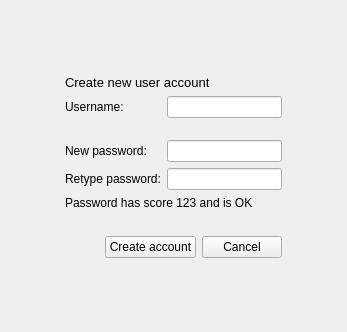
<?xml version="1.0" encoding="UTF-8"?>
<ui version="4.0">
 <class>UserAccountCreationWidget</class>
 <widget class="QWidget" name="UserAccountCreationWidget">
  <property name="geometry">
   <rect>
    <x>0</x>
    <y>0</y>
    <width>347</width>
    <height>332</height>
   </rect>
  </property>
  <property name="windowTitle">
   <string>Form</string>
  </property>
  <layout class="QGridLayout" name="gridLayout">
   <item row="0" column="1">
    <spacer name="verticalSpacer_2">
     <property name="orientation">
      <enum>Qt::Vertical</enum>
     </property>
     <property name="sizeHint" stdset="0">
      <size>
       <width>20</width>
       <height>40</height>
      </size>
     </property>
    </spacer>
   </item>
   <item row="1" column="0">
    <spacer name="horizontalSpacer_4">
     <property name="orientation">
      <enum>Qt::Horizontal</enum>
     </property>
     <property name="sizeHint" stdset="0">
      <size>
       <width>40</width>
       <height>20</height>
      </size>
     </property>
    </spacer>
   </item>
   <item row="1" column="1">
    <layout class="QVBoxLayout" name="verticalLayout">
     <item>
      <widget class="QLabel" name="createNewUserAccountLabel">
       <property name="styleSheet">
        <string notr="true">font:10pt;</string>
       </property>
       <property name="text">
        <string>Create new user account</string>
       </property>
       <property name="margin">
        <number>10</number>
       </property>
      </widget>
     </item>
     <item>
      <layout class="QFormLayout" name="formLayout">
       <item row="1" column="0">
        <widget class="QLabel" name="usernameLabel">
         <property name="text">
          <string>Username:</string>
         </property>
        </widget>
       </item>
       <item row="1" column="1">
        <widget class="QLineEdit" name="usernameLineEdit"/>
       </item>
       <item row="2" column="1">
        <spacer name="horizontalSpacer">
         <property name="orientation">
          <enum>Qt::Horizontal</enum>
         </property>
         <property name="sizeHint" stdset="0">
          <size>
           <width>40</width>
           <height>10</height>
          </size>
         </property>
        </spacer>
       </item>
       <item row="3" column="0">
        <widget class="QLabel" name="newPasswordLabel">
         <property name="text">
          <string>New password:</string>
         </property>
        </widget>
       </item>
       <item row="3" column="1">
        <widget class="QLineEdit" name="newPasswordLineEdit">
         <property name="echoMode">
          <enum>QLineEdit::Password</enum>
         </property>
        </widget>
       </item>
       <item row="4" column="0">
        <widget class="QLabel" name="retypePasswordLabel">
         <property name="text">
          <string>Retype password:</string>
         </property>
        </widget>
       </item>
       <item row="4" column="1">
        <widget class="QLineEdit" name="retypePasswordLineEdit">
         <property name="echoMode">
          <enum>QLineEdit::Password</enum>
         </property>
        </widget>
       </item>
      </layout>
     </item>
     <item>
      <widget class="QLabel" name="passwordFeedbackLabel">
       <property name="text">
        <string>Password has score 123 and is OK</string>
       </property>
      </widget>
     </item>
     <item>
      <spacer name="horizontalSpacer_3">
       <property name="orientation">
        <enum>Qt::Horizontal</enum>
       </property>
       <property name="sizeHint" stdset="0">
        <size>
         <width>40</width>
         <height>20</height>
        </size>
       </property>
      </spacer>
     </item>
     <item>
      <layout class="QHBoxLayout" name="horizontalLayout">
       <item>
        <spacer name="horizontalSpacer_2">
         <property name="orientation">
          <enum>Qt::Horizontal</enum>
         </property>
         <property name="sizeHint" stdset="0">
          <size>
           <width>40</width>
           <height>20</height>
          </size>
         </property>
        </spacer>
       </item>
       <item>
        <widget class="QPushButton" name="createAccountButton">
         <property name="text">
          <string>Create account</string>
         </property>
        </widget>
       </item>
       <item>
        <widget class="QPushButton" name="cancelButton">
         <property name="text">
          <string>Cancel</string>
         </property>
        </widget>
       </item>
      </layout>
     </item>
    </layout>
   </item>
   <item row="1" column="2">
    <spacer name="horizontalSpacer_5">
     <property name="orientation">
      <enum>Qt::Horizontal</enum>
     </property>
     <property name="sizeHint" stdset="0">
      <size>
       <width>40</width>
       <height>20</height>
      </size>
     </property>
    </spacer>
   </item>
   <item row="2" column="1">
    <spacer name="verticalSpacer">
     <property name="orientation">
      <enum>Qt::Vertical</enum>
     </property>
     <property name="sizeHint" stdset="0">
      <size>
       <width>20</width>
       <height>40</height>
      </size>
     </property>
    </spacer>
   </item>
  </layout>
 </widget>
 <resources/>
 <connections/>
</ui>
